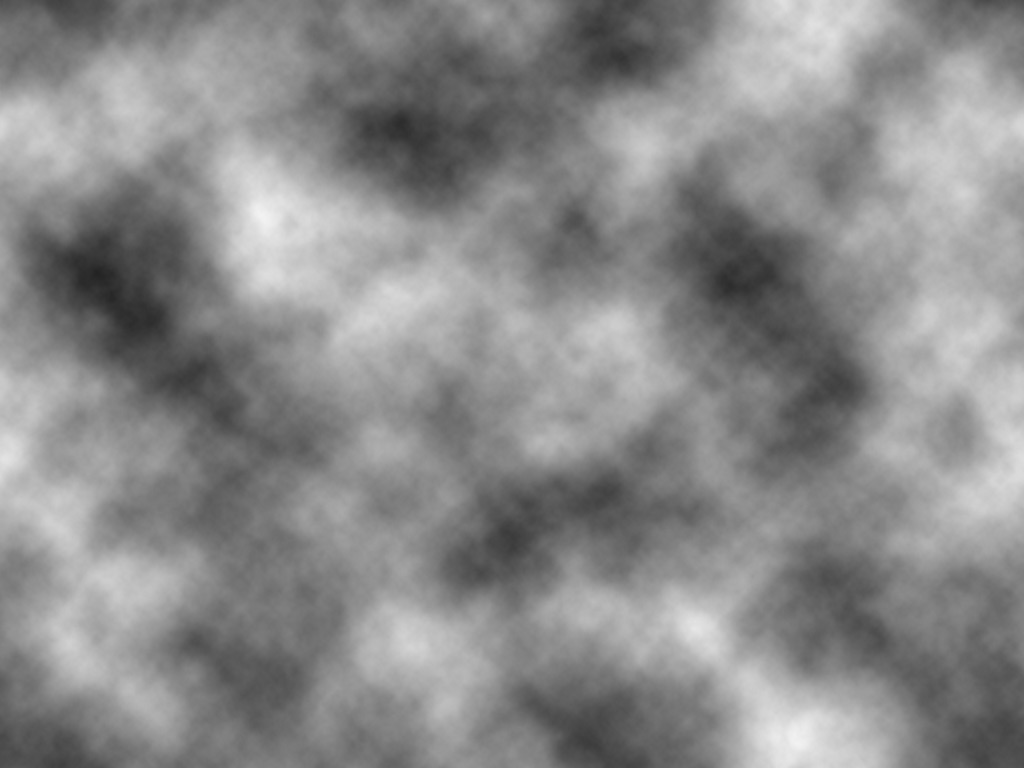
#> input picture clouds.jpg, 1024 x 768 px
$ python topo.py clouds.jpg
#> lines starting #> are read from the running program, lines starting #| are printed output that depends on the picture
import numpy as np
import sys
sys.path.append('/usr/local/lib/python2.7/site-packages/')
import cv2

def initialize(image):
#> called with image = 'clouds.jpg'
	img = cv2.imread(image)
#> img is the input picture: shape (768, 1024, 3); min 35, max 243, mean 137.9
	grayed = cv2.cvtColor(img, cv2.COLOR_BGR2GRAY)
	blurred = cv2.GaussianBlur(grayed, (51,51), 0)
	return blurred


def posterize(image, level):
#> called with level = 6
	indices = np.arange(0,256)
	divider = np.linspace(0,255,level+1)[1]
	quantiz = np.int0(np.linspace(0,255,level))
	color_levels = np.clip(np.int0(indices/divider),0,level-1)
	palette = quantiz[color_levels]
	img2 = palette[image]
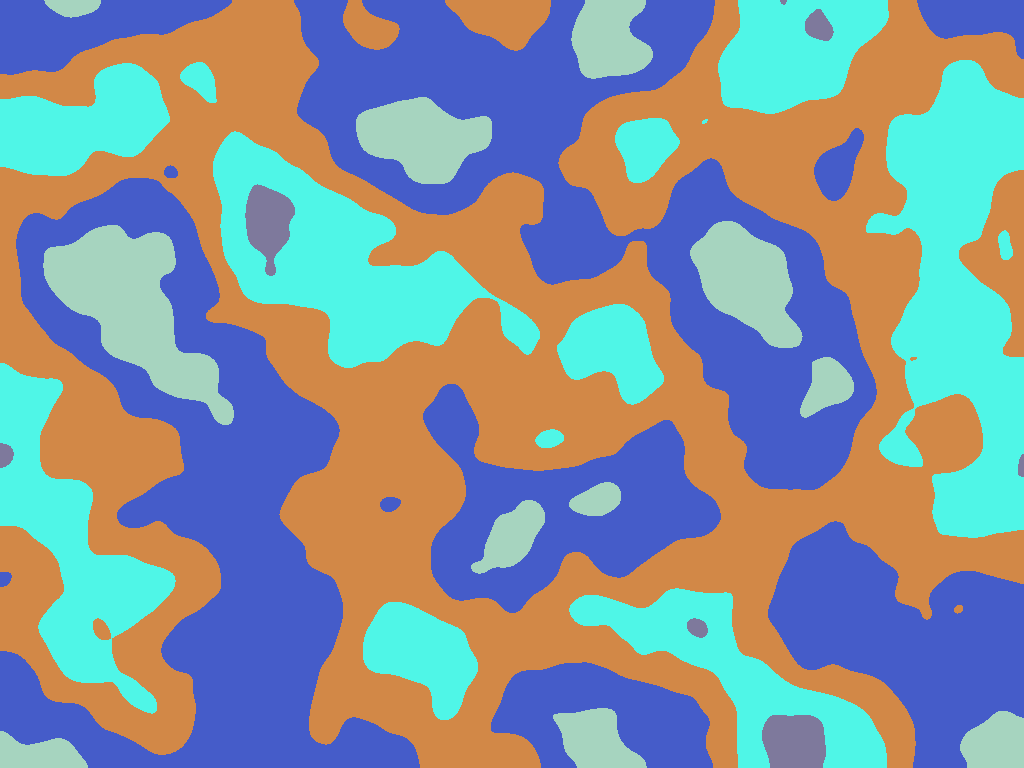
#> img2: shape (768, 1024) int64; 5 distinct labels, from 51 to 255; one colour per label, 0 black
	img2 = cv2.convertScaleAbs(img2)
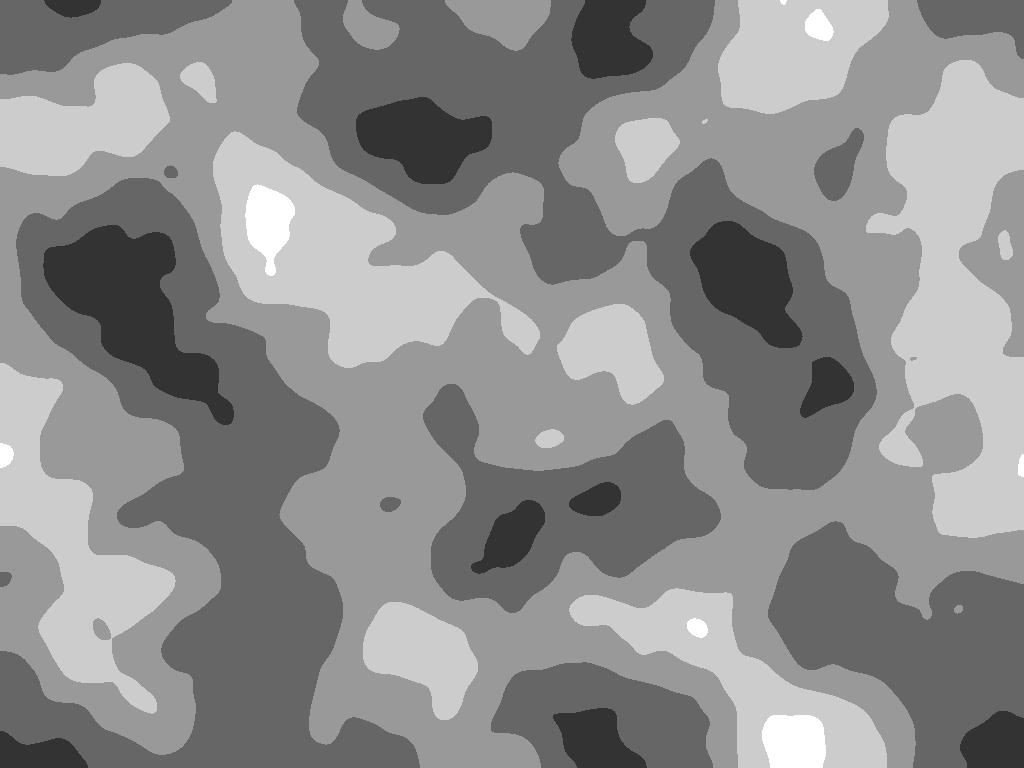
#> img2: shape (768, 1024); min 51, max 255, mean 140.2
	return img2


def auto_canny(image, sigma=0.33):
#> called with sigma = 0.33
	v = np.median(image)
#> v = 153
	lower = int(max(0, (1.0-sigma)*v))
#> lower = 102
	upper = int(min(255, (1.0+sigma)*v))
#> upper = 203
	edged = cv2.Canny(image,lower,upper)
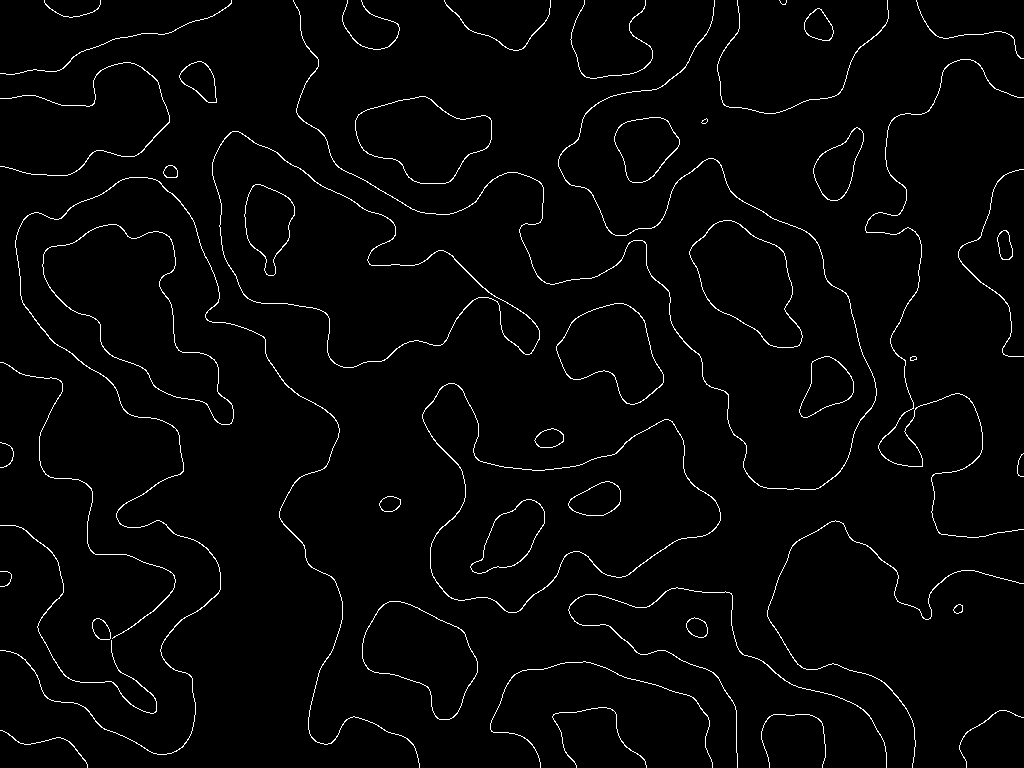
#> edged: shape (768, 1024); 2.2% white in thin lines or dots
	return edged


def invert(cvImage, filename):
	cvImage = abs(255-cvImage)
	cv2.imwrite(filename, cvImage)


initial = initialize(sys.argv[1])
poster = posterize(initial,6)
canny = auto_canny(poster)
cv2.imwrite("topo_image.png", canny)
#invert(canny, "topo_image_inverted.png")
